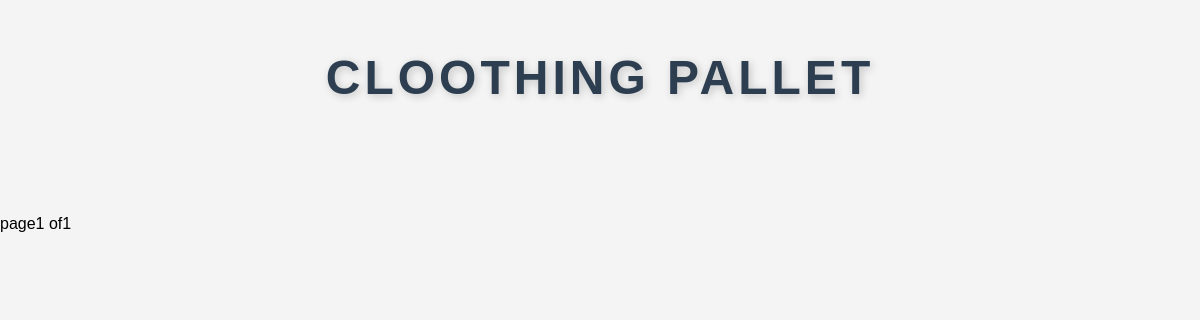
Page /show_pro/9/ on the earlier database version.
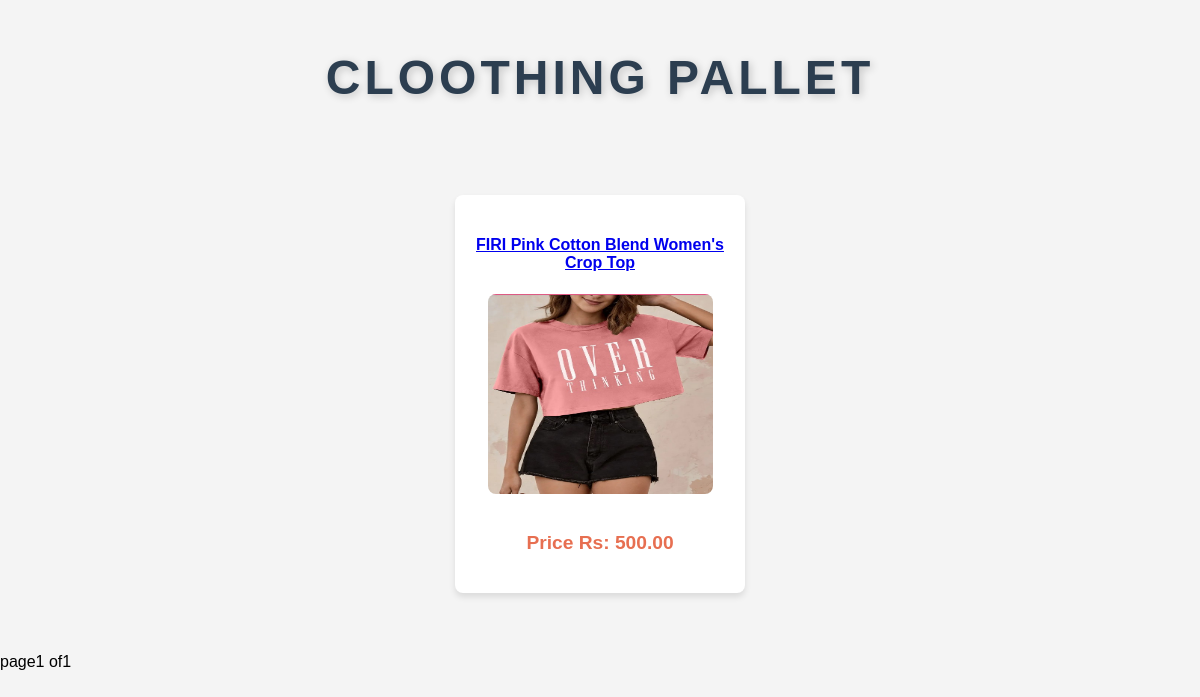
Same page on the later database version.
### app/models.py (models this page shows, shortened)
class product(models.Model):
    sub_cat=models.ForeignKey(sub_cat,on_delete=models.CASCADE)
    user=models.ForeignKey(User,on_delete=models.CASCADE)
    product_name= models.CharField(max_length=100)
    product_price = models.DecimalField(max_digits=10, decimal_places=2)
    product_dis=models.CharField(max_length=150, null=True)
    product_color=models.CharField(max_length=100, null=True)
    product_size=models.IntegerField(null=True)
    product_type=models.CharField(max_length=10,null=True)
    product_seleve=models.CharField(max_length=20,null=True)
    product_fit=models.CharField(max_length=10,null=True)
    packof=models.CharField(max_length=10,null=True)
    fabric=models.CharField(max_length=20,null=True)
    stock=models.IntegerField(null=True)

class ProductImage(models.Model):
    product_detail = models.ForeignKey(product, on_delete=models.CASCADE, related_name='images')
    image = models.ImageField(upload_to='photo/', null=True, blank=True)

### app/views.py (the view)
# urls.py: path('show_pro/<int:id>/', show_pro),
def show_pro(request,id):
     products = product.objects.filter(sub_cat_id = id)
     paginator=Paginator(products,1)
     page_number=request.GET.get('page')
     page_obj = paginator.get_page(page_number)
     return render(request,'show_product.html',{'page_obj':page_obj})

### template/show_product.html (shortened to what this page needs)
<!DOCTYPE html>
<html lang="en">
<head>
</head>
<body>
    <h1>Cloothing pallet</h1>
    <div >
        <div style="display: flex;">
            <div class="all">
                {% for pro in page_obj %}
                    <div class="name">
                        <h4><a href="/pro_detail/{{pro.id}}">{{pro.product_name }}</a></h4>
                         <div class="pro">
                             <img src="{{ pro.images.first.image.url }}" alt="{{ pro.product_name }}">
                         </div>
                        <div class="pr">
                            <p>Price Rs: {{ pro.product_price }}</p>
                        </div>
                    </div>
                {% endfor %}
                </div>
            </div>
        </div>
        <div class="pagination">
            <span class="step-links">
                <span class="current">
                    page{{page_obj.number}} of{{page_obj.paginator.num_pages}}
                </span>
            </span>
        </div>
</body>
</html>

Differences in the rows shown:
added product: product_name "FIRI Pink Cotton Blend Women's Crop Top", images.first.image (picture), product_price "500.00"
